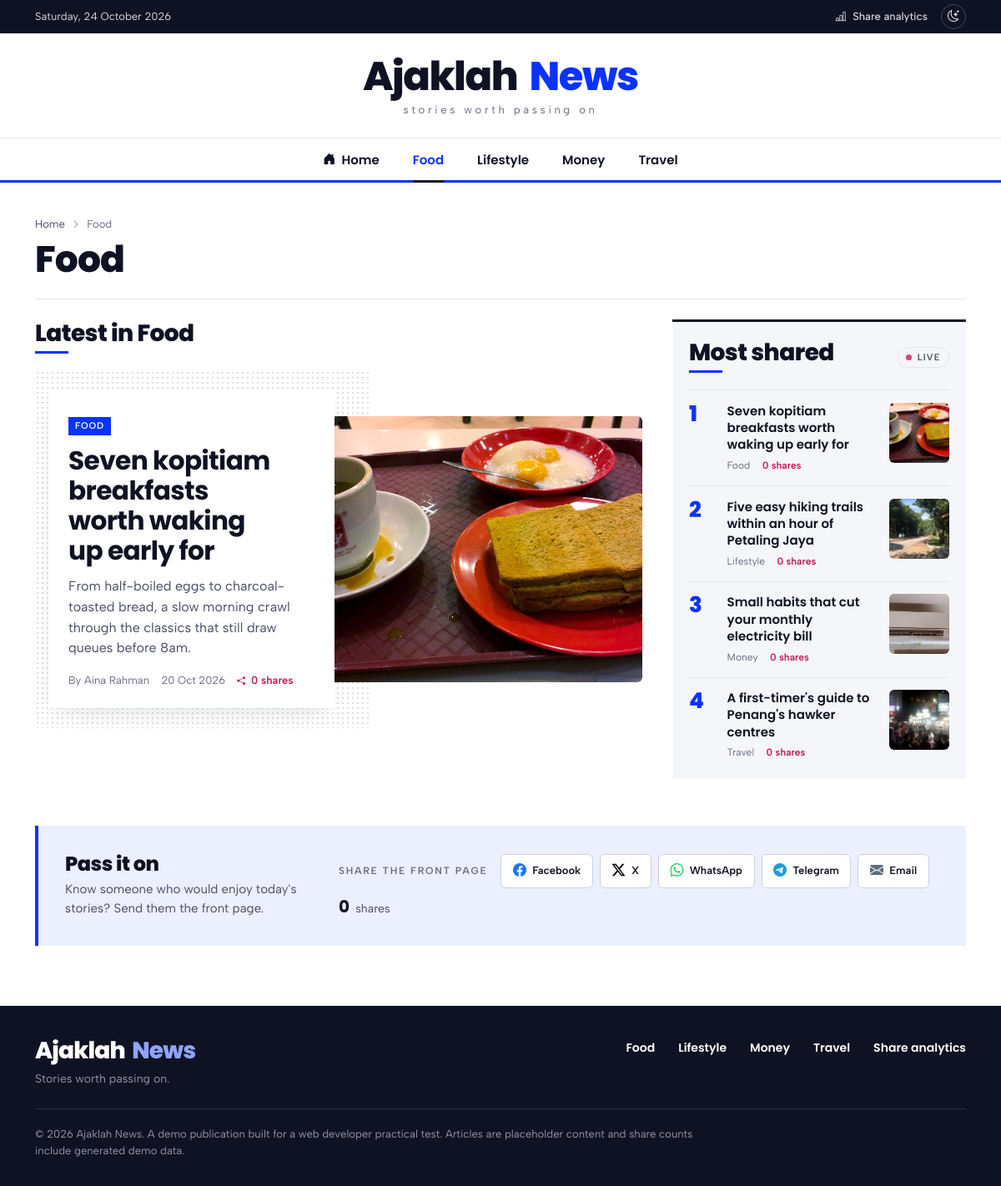
Screenshot of /public/?section=food with the database file from the repository.
### tables this page shows
CREATE TABLE IF NOT EXISTS platforms (
    id                 SMALLINT UNSIGNED NOT NULL AUTO_INCREMENT,
    slug               VARCHAR(32)  NOT NULL COMMENT 'Stable identifier sent by the front-end, e.g. "whatsapp"',
    name               VARCHAR(64)  NOT NULL,
    share_url_template VARCHAR(512) NOT NULL COMMENT 'Placeholders: {url}, {title}, {description}',
    icon               VARCHAR(64)  NOT NULL DEFAULT 'bi-share-fill' COMMENT 'Bootstrap Icons class',
    color              CHAR(7)      NOT NULL DEFAULT '#6C757D' COMMENT 'Brand colour used for buttons and graphs',
    sort_order         SMALLINT UNSIGNED NOT NULL DEFAULT 0,
    is_active          TINYINT(1)   NOT NULL DEFAULT 1,
    created_at         DATETIME     NOT NULL DEFAULT CURRENT_TIMESTAMP,
    updated_at         DATETIME     NOT NULL DEFAULT CURRENT_TIMESTAMP ON UPDATE CURRENT_TIMESTAMP,
    PRIMARY KEY (id),
    UNIQUE KEY uq_platforms_slug (slug)
);

### public/index.php (called while the page is built, shortened)
<?php
require dirname(__DIR__) . '/src/bootstrap.php';
$db = Database::connection();
$allArticles = ArticleRepository::all();
$homeUrl = app_url();
$requested = is_string($_GET['section'] ?? null) ? strtolower($_GET['section']) : '';
$section = null;
foreach (ArticleRepository::sections() as $name) {
    if (strtolower($name) === $requested) {
        $section = $name;
    }
}
$articles = $section === null
    ? $allArticles
    : array_values(array_filter($allArticles, static fn (array $a): bool => $a['category'] === $section));
$urls = array_map([ArticleRepository::class, 'url'], $allArticles);
$shareCounts = (new ShareClickRepository($db))->countsForUrls([...$urls, $homeUrl]);
View::render('site/home', [
    'meta' => [
        'title' => $section === null ? config('app.site_name') . ' — Latest stories' : $section,
        'description' => $section === null
            ? 'Food, travel, money and lifestyle stories from around Malaysia.'
            : 'The latest ' . strtolower($section) . ' stories from ' . config('app.site_name') . '.',
        'url' => $section === null ? $homeUrl : app_url('?section=' . rawurlencode(strtolower($section))),
        'image' => ArticleRepository::coverUrl('front-page'),
        'type' => 'website',
    ],
    'section' => $section,
    'homeUrl' => $homeUrl,
    'articles' => $articles,
    'allArticles' => $allArticles,
    'shareCounts' => $shareCounts,
    'platforms' => (new PlatformRepository($db))->active(),
], 'site/layout');

### src/Repository/PlatformRepository.php (called while the page is built, shortened)
<?php
final class PlatformRepository
{
    public function active(): array
    {
        return $this->db->query('SELECT * FROM platforms WHERE is_active = 1 ORDER BY sort_order, name')->fetchAll();
    }
}

### src/Share/ShareLinkBuilder.php (called while the page is built, shortened)
<?php
final class ShareLinkBuilder
{
    public static function build(string $template, array $page): string
    {
        return strtr($template, [
            '{url}' => rawurlencode($page['url']),
            '{title}' => rawurlencode((string) ($page['title'] ?? '')),
            '{description}' => rawurlencode((string) ($page['description'] ?? '')),
        ]);
    }
    public static function opensInNewWindow(string $template): bool
    {
        return stripos($template, 'mailto:') !== 0;
    }
}

### src/bootstrap.php (called while the page is built, shortened)
<?php
spl_autoload_register(static function (string $class): void {
    $prefix = 'App\\';
    $file = APP_ROOT . '/src/' . str_replace('\\', '/', substr($class, strlen($prefix))) . '.php';
});
require APP_ROOT . '/src/helpers.php';

### templates/site/share-bar.php (the view, shortened to what this page needs)
<?php
$variant ??= 'night';
$labelId = 'share-label-' . substr(md5($page['url'] . $label . $variant), 0, 8);
?>
<div class="share-bar share-bar--<?= e($variant) ?>" data-share-bar
     data-endpoint="<?= e(url('api/track.php')) ?>"
     data-url="<?= e($page['url']) ?>"
     data-title="<?= e($page['title']) ?>"
     <?php if ($variant === 'dock'): ?>role="region" aria-label="Share this story"<?php endif; ?>>
    <p class="share-bar__label" id="<?= e($labelId) ?>"><?= e($label) ?></p>
    <ul class="share-bar__list" aria-labelledby="<?= e($labelId) ?>">
        <?php foreach ($platforms as $platform): ?>
            <?php $newWindow = ShareLinkBuilder::opensInNewWindow($platform['share_url_template']); ?>
            <li>
                <a class="gel"
                   href="<?= e(ShareLinkBuilder::build($platform['share_url_template'], $page)) ?>"
                   style="--gel: <?= e($platform['color']) ?>; --gel-night: <?= e(on_stage($platform['color'])) ?>"
                   data-platform="<?= e($platform['slug']) ?>"
                   <?php if ($newWindow): ?>target="_blank" rel="noopener noreferrer" data-popup<?php endif; ?>
                   title="Share on <?= e($platform['name']) ?>"
                   aria-label="Share on <?= e($platform['name']) ?>">
                    <i class="bi <?= e($platform['icon']) ?> gel__icon" aria-hidden="true"></i>
                    <span class="gel__name"><?= e($platform['name']) ?></span>
                </a>
            </li>
        <?php endforeach; ?>
    </ul>
    <p class="share-bar__count" aria-live="polite">
        <strong class="share-bar__number" data-share-count><?= e(number_format($count)) ?></strong>
        <span data-share-noun><?= $count === 1 ? 'share' : 'shares' ?></span>
    </p>
</div>

### public/assets/css/theme.css (style rules this page uses)
:root { --brand: #0A33FF; --brand-strong: #0626C7; --brand-ink: #0A33FF; --brand-soft: #EBEFFF; --hot: #C2185B; --live: #E5397F; --bg: #FFFFFF; --surface: #FFFFFF; --surface-2: #F5F6F9; --surface-3: #ECEEF3; --ink: #0F1222; --ink-soft: #474D62; --ink-faint: #676D82; --line: #E4E6EC; --line-strong: #CDD1DB; --topbar: #0F1222; --topbar-ink: #D5D8E2; --shadow-sm: 0 1px 2px rgba(15, 18, 34, .06); --shadow-md: 0 10px 30px -12px rgba(15, 18, 34, .18); --dots: rgba(15, 18, 34, .14); --code: #B0125A; --font-display: "Poppins", "Segoe UI", system-ui, sans-serif; --font-text: "Albert Sans", system-ui, -apple-system, "Segoe UI", sans-serif; --radius: 10px; --radius-sm: 6px; --ease-out: cubic-bezier(.16, 1, .3, 1); color-scheme: light; }
html { scrollbar-color: var(--line-strong) var(--bg); }

### public/assets/css/site.css (style rules this page uses)
body.site { margin: 0; background: var(--bg); color: var(--ink); font-family: var(--font-text); font-size: 1.0625rem; line-height: 1.55; -webkit-font-smoothing: antialiased; }
body.site a { color: inherit; }
.share-bar { display: flex; flex-wrap: wrap; align-items: center; gap: .75rem 1rem; }
.share-bar__label { margin: 0; color: var(--ink-faint); font-size: .75rem; font-weight: 600; letter-spacing: .14em; text-transform: uppercase; }
.share-bar__list { display: flex; flex-wrap: wrap; gap: .5rem; margin: 0; padding: 0; list-style: none; }
.share-bar__count { margin: 0; color: var(--ink-soft); font-size: .875rem; white-space: nowrap; }
.share-bar__number { display: inline-block; margin-right: .2rem; color: var(--ink); font-family: var(--font-display); font-size: 1.25rem; font-weight: 700; line-height: 1; }
.gel { --gel: #5F6B7A; --gel-night: var(--gel); --gel-c: var(--gel); position: relative; isolation: isolate; display: inline-flex; align-items: center; gap: .45rem; min-height: 2.5rem; padding: .45rem .85rem; overflow: hidden; border: 1px solid var(--line-strong); border-radius: var(--radius-sm); background: var(--surface); font-size: .8125rem; font-weight: 600; text-decoration: none; transition: border-color .2s var(--ease-out), background-color .2s var(--ease-out), transform .2s var(--ease-out); }
body.site .gel { color: var(--ink); }
.gel__icon { color: var(--gel-c); font-size: 1rem; }
.gel::before { content: ""; position: absolute; inset: 0; z-index: -1; background: radial-gradient(120% 140% at 50% 120%, var(--gel-c), transparent 70%); opacity: 0; }

### rows the page displays
platforms: name "Facebook"
platforms: name "X"
platforms: name "WhatsApp"
platforms: name "Telegram"
platforms: name "Email"

### other values shown
implode(' ', $words) "Ajaklah Ajaklah"
$desk "News News"
$name "Food"
$name "Lifestyle"
$name "Money"
$name "Travel"
$section "Food"
$lead['category'] "FOOD"
$lead['title'] "Seven kopitiam breakfasts worth waking up early for"
$lead['summary'] "From half-boiled eggs to charcoal-toasted bread, a slow morning crawl through the classics that still draw queues before 8am."
$lead['author'] "Aina Rahman"
$date($lead['published'], 'j M Y') "20 Oct 2026"
$shares($shareCounts[$leadUrl] ?? 0) "0 shares"
$article['title'] "Seven kopitiam breakfasts worth waking up early for"
$article['category'] "Food"
